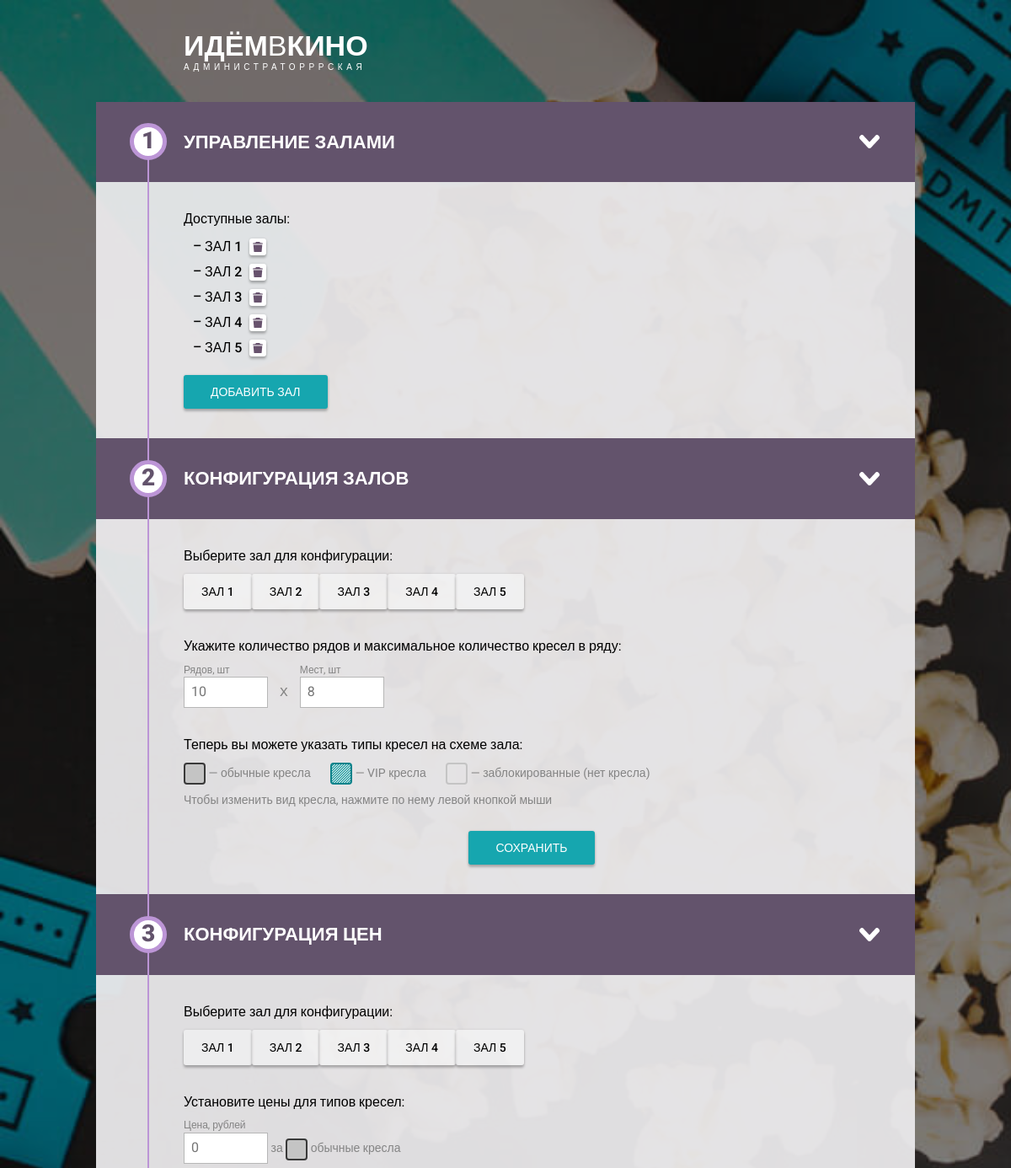
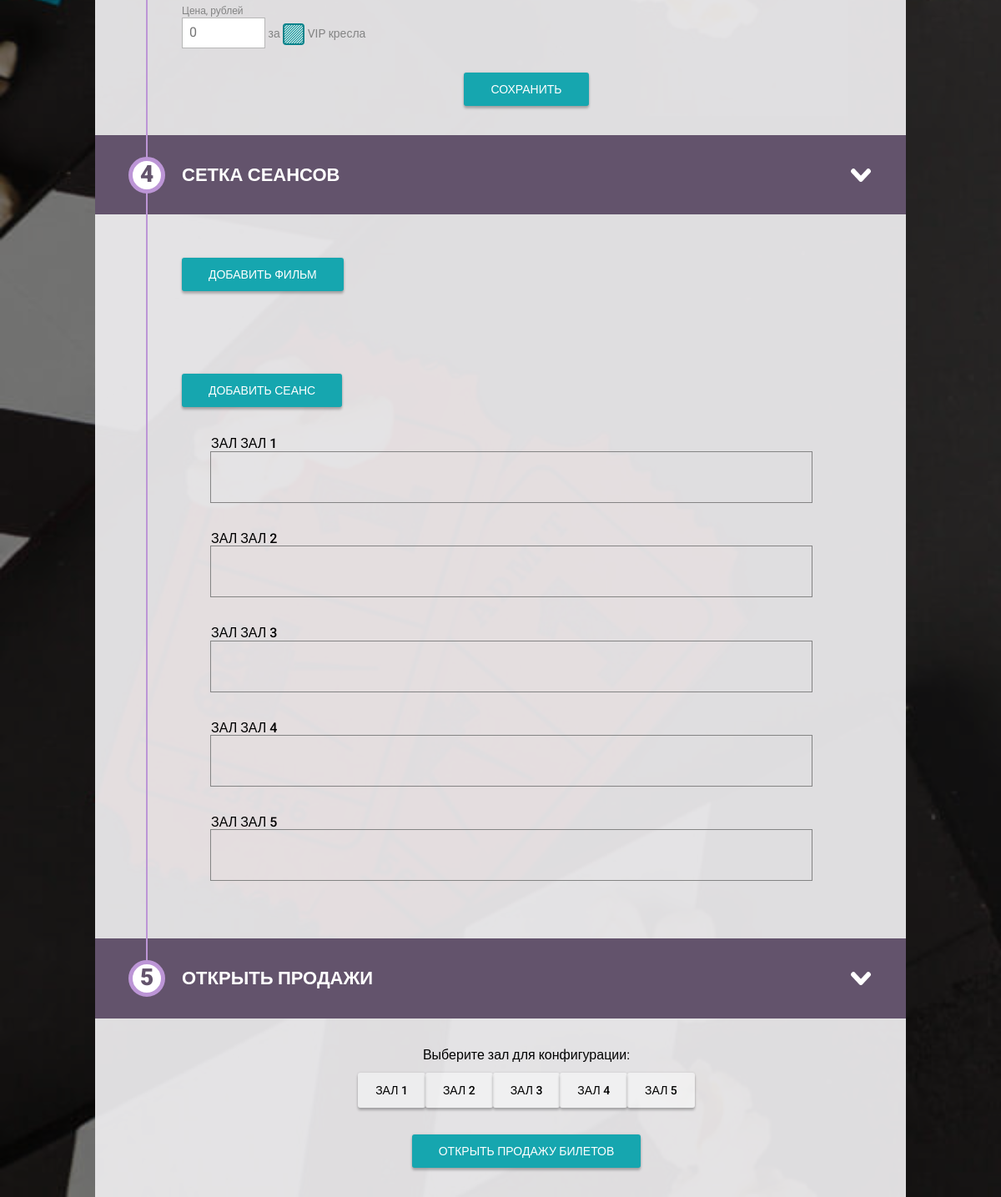
/admin/admin.php (signed in), run on the app's committed database (2 pictures, top to bottom).
### tables this page shows
CREATE TABLE `halls` (
  `id` int NOT NULL,
  `name` varchar(255) NOT NULL,
  `activity` tinyint(1) NOT NULL DEFAULT '0'
);

### admin/admin.php (called while the page is built, shortened)
<?php
require_once 'header.php';
require_once 'section_halls.php';
require_once 'section_seats.php';
require_once 'section_prices.php';
require_once 'section_movies.php';
require_once 'section_seances.php';
require_once 'section_sales.php';
require_once 'footer.php';
?>

### admin/halls.php (called while the page is built, shortened)
<?php
function getHalls() {
	$db = mysqli_connect('localhost', 'root', '', 'cinema');
	$query = "SELECT * FROM halls";
	$result = mysqli_query($db, $query);
	$halls = array();
	while ($row = mysqli_fetch_assoc($result)) {
		$halls[] = $row;
	}
	$json_halls = json_encode($halls);
	return $json_halls;
}
?>

### admin/section_seances.php (the view, shortened to what this page needs)
<section class="conf-step">
	<div class="conf-step__wrapper">
		<div class="conf-step__seances">
			<p class="conf-step__paragraph">
				<button class="conf-step__button conf-step__button-accent" onclick="showPopup('#seance')">Добавить сеанс
				</button>
			</p>
	  <?php foreach ($halls as $hall) { ?>
					<div class="conf-step__seances-hall" data-hall-id="<?php echo $hall['id']; ?>">
						<h3 class="conf-step__seances-title">Зал <?php echo $hall['name']; ?></h3>
						<div class="conf-step__seances-timeline">
						</div>
					</div>
	  <?php } ?>
		</div>
	</div>
</section>

### admin/section_halls.php (shortened to what this page needs)
<?php
require_once 'halls.php';
$halls = json_decode(getHalls(), true);
?>
<section class="conf-step">
	<header class="conf-step__header conf-step__header_opened">
		<h2 class="conf-step__title">Управление залами</h2>
	</header>
	<div class="conf-step__wrapper">
		<p class="conf-step__paragraph">Доступные залы:</p>
		<ul class="conf-step__list">
			<?php foreach ($halls as $hall) { ?>
				<li><?= $hall['name'] ?>
					<button class="conf-step__button conf-step__button-trash" onclick="deleteHall(<?= $hall['id'] ?>)"></button>
				</li>
			<?php } ?>
		</ul>
		<button class="conf-step__button conf-step__button-accent" onclick="showPopup('#hall')">Добавить зал</button>
	</div>
</section>

### admin/section_seats.php (shortened to what this page needs)
<section class="conf-step">
	<header class="conf-step__header conf-step__header_opened">
		<h2 class="conf-step__title">Конфигурация залов</h2>
	</header>
	<div class="conf-step__wrapper">
		<p class="conf-step__paragraph">Выберите зал для конфигурации:</p>
		<ul class="conf-step__selectors-box">
			<?php foreach ($halls as $hall) { ?>
				<li>
					<span class="conf-step__selector"><?php echo $hall['name']; ?></span>
				</li>
			<?php } ?>
		</ul>
		<p class="conf-step__paragraph">Укажите количество рядов и максимальное количество кресел в ряду:</p>
		<div class="conf-step__legend">
			<label class="conf-step__label">Рядов, шт<input type="text" id="rows-input" class="conf-step__input"
															placeholder="10"></label>
			<span class="multiplier">x</span>
			<label class="conf-step__label">Мест, шт<input type="text" id="seats-input" class="conf-step__input"
														   placeholder="8"></label>
		</div>
		<p class="conf-step__paragraph">Теперь вы можете указать типы кресел на схеме зала:</p>
		<div class="conf-step__legend">
			<span class="conf-step__chair conf-step__chair_standart"></span> — обычные кресла
			<span class="conf-step__chair conf-step__chair_vip"></span> — VIP кресла
			<span class="conf-step__chair conf-step__chair_disabled"></span> — заблокированные (нет кресла)
			<p class="conf-step__hint">Чтобы изменить вид кресла, нажмите по нему левой кнопкой мыши</p>
		</div>
		<fieldset class="conf-step__buttons text-center">
			<input type="submit" id="save-button" value="Сохранить" class="conf-step__button conf-step__button-accent">
		</fieldset>
	</div>
</section>

### admin/section_prices.php (shortened to what this page needs)
<section class="conf-step">
	<header class="conf-step__header conf-step__header_opened">
		<h2 class="conf-step__title">Конфигурация цен</h2>
	</header>
	<div class="conf-step__wrapper">
		<p class="conf-step__paragraph">Выберите зал для конфигурации:</p>
		<ul class="conf-step__selectors-box">
		<?php foreach ($halls as $hall) { ?>
					<li>
						><span class="conf-step__selector"><?php echo $hall['name']; ?></span>
					</li>
		<?php } ?>
		</ul>
		<p class="conf-step__paragraph">Установите цены для типов кресел:</p>
		<div class="conf-step__legend">
			<label class="conf-step__label">Цена, рублей<input id="standard-price" type="text" class="conf-step__input"
																												 placeholder="0"></label>
			за <span class="conf-step__chair conf-step__chair_standart"></span> обычные кресла
		</div>
		<div class="conf-step__legend">
			<label class="conf-step__label">Цена, рублей<input id="vip-price" type="text" class="conf-step__input"
																												 placeholder="0"></label>
			за <span class="conf-step__chair conf-step__chair_vip"></span> VIP кресла
		</div>
		<fieldset class="conf-step__buttons text-center">
			<input type="button" id="save-button-price" value="Сохранить" class="conf-step__button conf-step__button-accent">
		</fieldset>
	</div>
</section>

### admin/section_sales.php (shortened to what this page needs)
<section class="conf-step">
	<header class="conf-step__header conf-step__header_opened">
		<h2 class="conf-step__title">Открыть продажи</h2>
	</header>
	<div class="conf-step__wrapper text-center">
		<p class="conf-step__paragraph">Выберите зал для конфигурации:</p>
		<ul class="conf-step__selectors-box">
		<?php foreach ($halls as $hall) { ?>
					<li>
						<span class="conf-step__selector"><?php echo $hall['name']; ?></span>
					</li>
		<?php } ?>
		</ul>
		<button class="conf-step__button conf-step__button-accent" id="openSaleButton">Открыть продажу билетов</button>
	</div>
</section>

### data on the page
halls: name "ЗАЛ 1"
halls: name "ЗАЛ 2"
halls: name "ЗАЛ 3"
halls: name "ЗАЛ 4"
halls: name "ЗАЛ 5"
